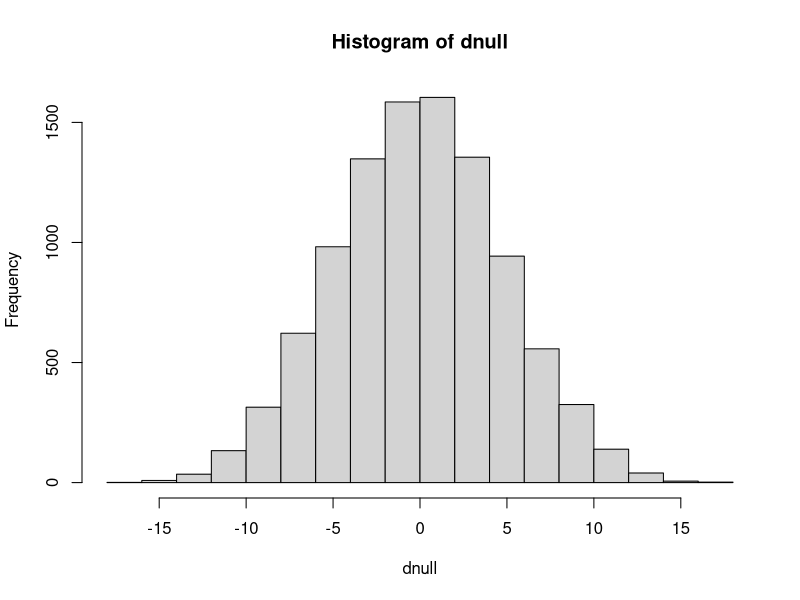
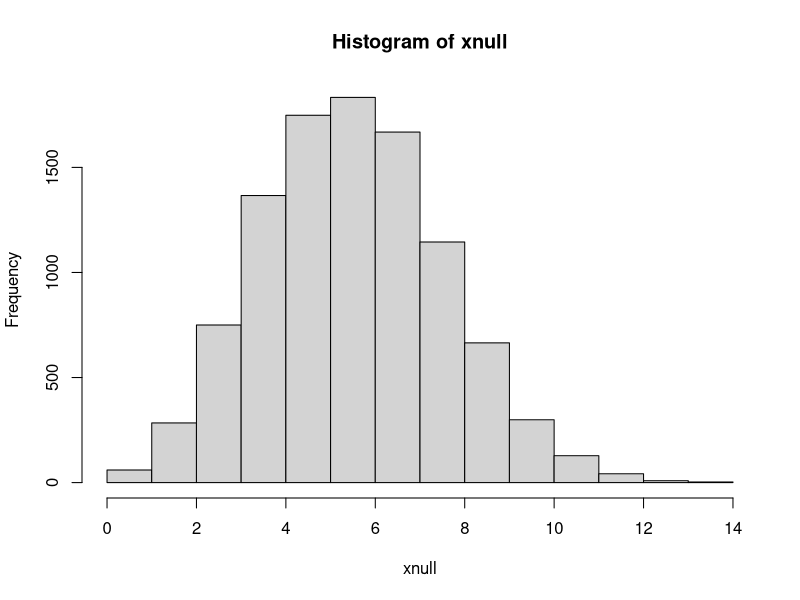
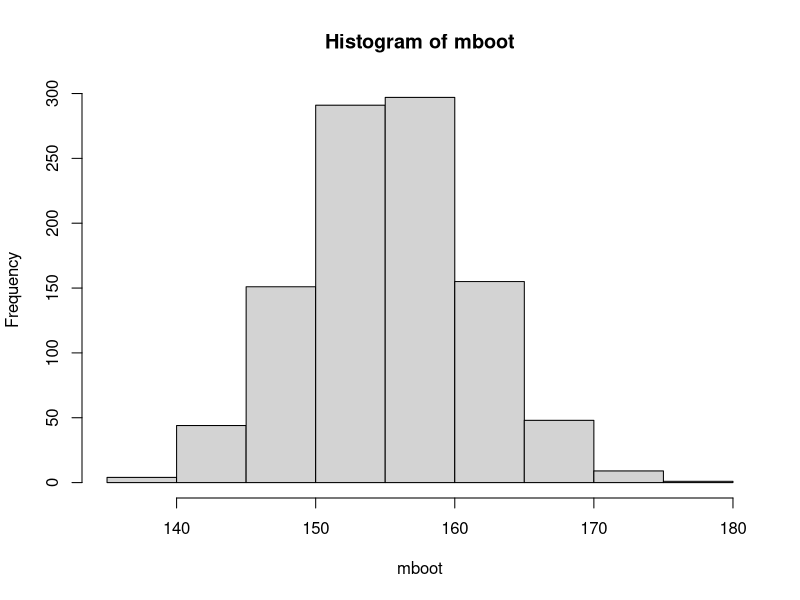
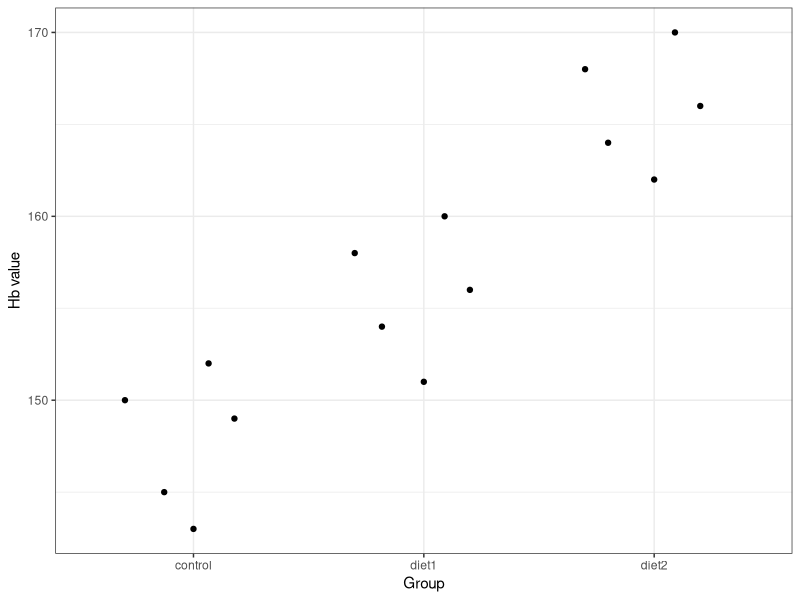
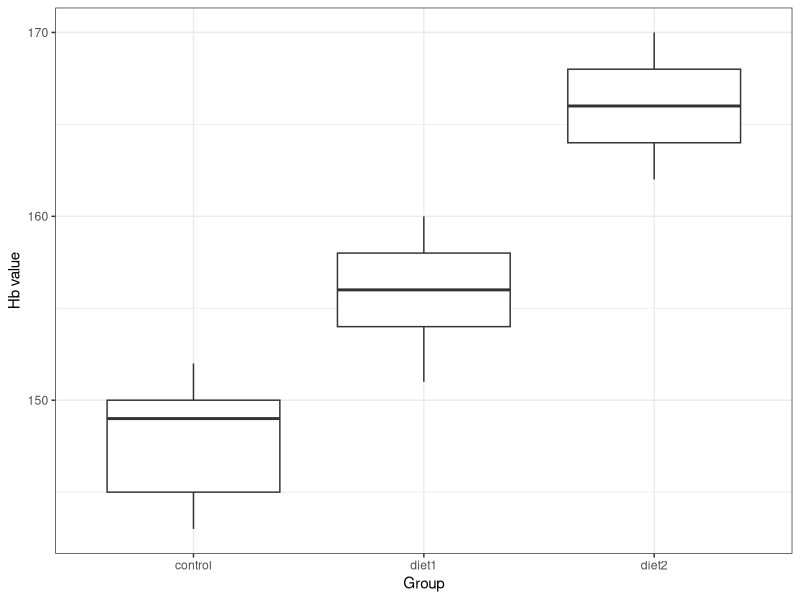
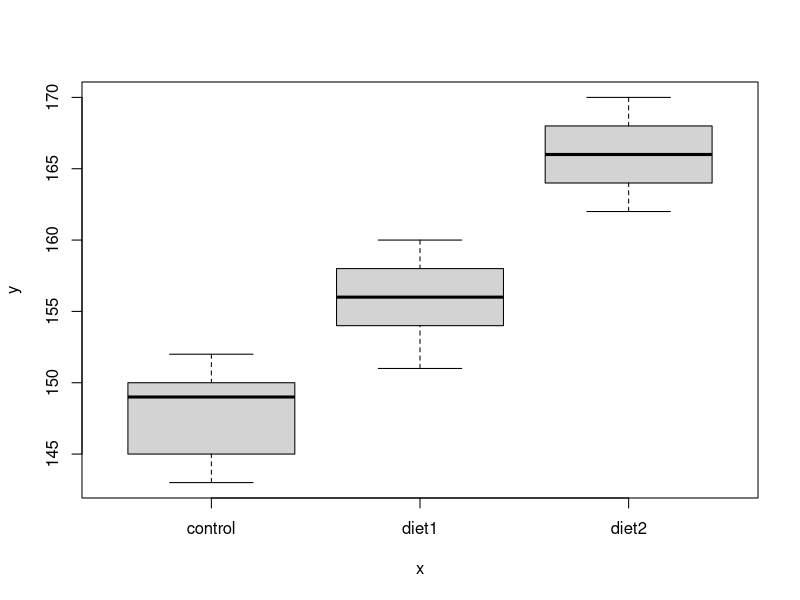
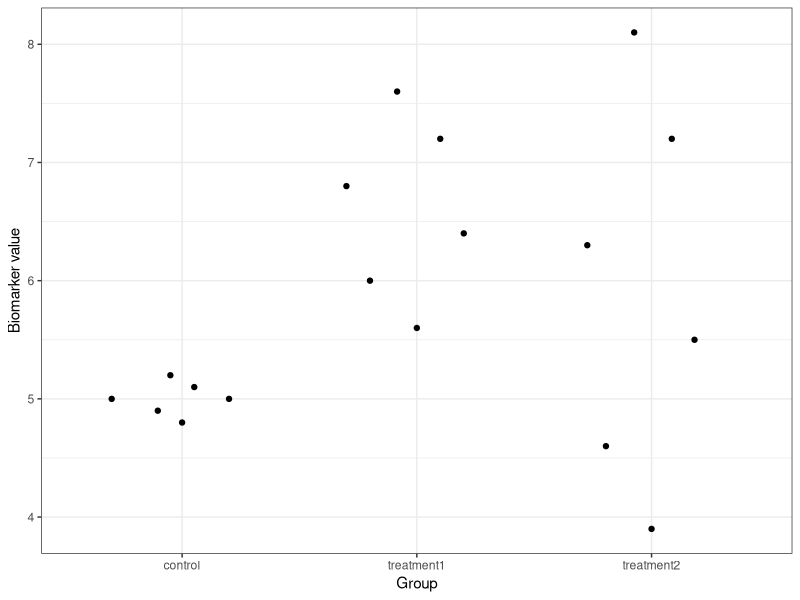

Here is the R script that generated these plots, in order:
## ---- chunk 1
ctrl <- c(197, 186, 157, 170, 193, 188, 175, 186, 177, 191, 168, 193, 191, 189, 188, 192, 179, 186, 197, 203)
iron <- c(187, 218, 196, 210, 206, 178, 181, 193, 172, 202, 169, 221, 183, 222, 185, 174, 192, 192, 162, 211)
## ---- chunk 2
miron <- mean(iron)
mctrl <- mean(ctrl)
(dobs <- miron - mctrl)
## ---- chunk 3
## Under null all observations are equivalent
allobs <- c(iron, ctrl)
dnull <- replicate(10000, {
  ## Permute the 40 observations and assign first 20 to the iron group
  x <- sample(allobs)
  d <- mean(x[1:20]) - mean(x[21:40])
})
hist(dnull)
## ---- chunk 4
(p <- mean(abs(dnull) >= abs(dobs)))
## ---- chunk 5
urn <- c(1,1,1,0,0,0,0,0,0,0)
xnull <- replicate(10000, sum(sample(urn, 20, replace=TRUE)))
hist(xnull)
## ---- chunk 6
xobs <- 9
(p <- mean(xnull>=xobs))
## ---- chunk 7
x <- c(154, 140, 147, 162, 172)
## sample mean
m <- mean(x)
## estimated standard error of the sample mean
SE <- sd(x)/sqrt(5)
## Observed value of the test statistic
(tobs <- (m - 140)/SE)
## ---- chunk 8
## P(T>tobs)
pt(tobs, df=4, lower.tail=FALSE)
## p = P(t>tobs) + P(t<-tobs) = 2 * P(t>tobs)
(p <- 2*pt(tobs, df=4, lower.tail=FALSE))
## ---- chunk 9
t.test(x, mu=140)
## ---- chunk 10
## Observed value of test statistic
(tobs <- (m-188)/SE)
## ---- chunk 11
## p=P(T<tobs)
(p <- pt(tobs, df=4, lower.tail=TRUE))
## ---- chunk 12
t.test(x, mu=188, alternative="less")
## ---- chunk 13
x <- c(154, 140, 147, 162, 172)
y <- c(123, 140, 137, 132, 127)
## Perform Welch's t-test with unequal variances
tt <- t.test(x, y, alternative="greater")
tt
## ---- chunk 14
x <- c(154, 140, 147, 162, 172)
m <- mean(x)
SE <- 16/sqrt(5)
zobs <- (m - 188)/SE
## ---- chunk 15
(p <- pnorm(zobs))
## ---- chunk 16
## 12 HF mice
xHF <- c(25, 30, 23, 18, 31, 24, 39, 26, 36, 29, 23, 32)
## 12 control mice
xN <- c(27, 25, 22, 23, 25, 37, 24, 26, 21, 26, 30, 24)
## ---- chunk 17
## Student's t-test with pooled variances
t.test(xHF, xN, var.equal=TRUE, alternative="greater")
## ---- chunk 18
## Unequal variances with Welch approximation to the degrees of freedom (the default)
t.test(xHF, xN, var.equal=FALSE, alternative="greater")
## ---- chunk 19
before <- c(154, 149, 162, 158, 171, 165, 160, 156)
after  <- c(146, 141, 153, 150, 163, 156, 152, 149)
## ---- chunk 20
t.test(after, before, paired=TRUE, alternative="less")
## ---- chunk 21
before <- c(154, 149, 162, 158, 171, 165, 160, 156)
after  <- c(146, 141, 153, 150, 163, 156, 152, 149)
## ---- chunk 22
t.test(after, before, paired=TRUE, alternative="less")
## ---- chunk 23
A <- c(2, 3, 1, 4, 2, 3, 2)
B <- c(5, 4, 6, 3, 5, 4, 6)
## ---- chunk 24
wilcox.test(A, B)
## ---- chunk 25
before <- c(8, 7, 6, 9, 8, 7, 9, 6)
after  <- c(6, 5, 5, 7, 7, 6, 8, 5)
## ---- chunk 26
wilcox.test(after, before, paired=TRUE, alternative="less")
## ---- chunk 27
1 - (1 - 0.05)^100
## ---- chunk 28
p <- c(0.0003, 0.001, 0.004, 0.012, 0.021, 0.049, 0.11, 0.24)
## ---- chunk 29
p.adjust(p, method="bonferroni")
p.adjust(p, method="BH")
## ---- chunk 30
obs <- c(145, 165, 134, 167, 158, 176, 156, 189, 143, 123)
mboot <- replicate(1000, {
  x <- sample(obs, size=10, replace=TRUE)
  mean(x)
})
hist(mboot)
## The 95% bootstrap interval is:
quantile(mboot, c(0.025, 0.975))
## ---- chunk 31
(m <- mean(obs))
## ---- chunk 32
(v <- var(obs))
## ---- chunk 33
(s <- sd(obs))
## ---- chunk 34
n <- length(obs)
tcrit <- qt(0.975, df=9)
##95% confidence interval 
c(m - tcrit*s/sqrt(n), m + tcrit*s/sqrt(n))
## ---- chunk 35
## 95% confidence interval
m <- 43
sigma <- 2.3
n <- 10
z <- qnorm(0.975)
c(m - z*sigma/sqrt(10), m + z*sigma/sqrt(10))
## ---- chunk 36
z <- qnorm(0.95)
c(m - z*sigma/sqrt(10), m + z*sigma/sqrt(10))
## ---- chunk 37
p <- 42/100
n <- 100
SE <- sqrt(p*(1-p)/n)
z <- qnorm(0.975)
#The approximate confidence interval for a proportion is
c(p - z*SE, p + z*SE)
## ---- chunk 38
p <- 0.42
n <- 100
SE <- sqrt(p*(1-p)/n)
z <- qnorm(0.95)
c(p - z*SE, p + z*SE)
## ---- chunk 39
z <- qnorm(0.995)
c(p - z*SE, p + z*SE)
## ---- chunk 40
p <- 25/150
n <- 150
z <-qnorm(0.975)
SE <- sqrt(p*(1-p)/n)
## 95% CI
c(p - z*SE, p + z*SE)
## ---- chunk 41
library(tidyverse)
library(ggbeeswarm)
## ---- chunk 42
ctrl <- c(145, 152, 149, 143, 150)
diet1 <- c(154, 158, 160, 151, 156)
diet2 <- c(166, 162, 170, 168, 164)
##Combine in a data frame
df <- data.frame(
  Hb = c(ctrl, diet1, diet2),
  group = factor(rep(c("control", "diet1", "diet2"), each=5))
)
## ---- chunk 43
## Using a beeswarm like plot
df |> ggplot(aes(x = group, y = Hb)) + geom_quasirandom() + theme_bw() + xlab("Group") + ylab("Hb value")
## Using a boxplot
df |> ggplot(aes(x = group, y = Hb)) + geom_boxplot() + theme_bw() + xlab("Group") + ylab("Hb value")
## Can also be done using plot
plot(df$group, df$Hb)
## ---- chunk 44
fit <- aov(Hb ~ group, data = df)
summary(fit)
## ---- chunk 45
TukeyHSD(fit)
## ---- chunk 46
ctrl <- c(4.8, 4.9, 5.0, 5.0, 5.1, 5.2)
trt1 <- c(5.6, 6.0, 6.4, 6.8, 7.2, 7.6)
trt2 <- c(3.9, 4.6, 5.5, 6.3, 7.2, 8.1)

df2 <- data.frame(
  biomarker = c(ctrl, trt1, trt2),
  group = factor(rep(c("control", "treatment1", "treatment2"), each=6))
)

df2 |> ggplot(aes(x = group, y = biomarker)) + geom_quasirandom() + theme_bw() + xlab("Group") + ylab("Biomarker value")
## ---- chunk 47
kruskal.test(biomarker ~ group, data = df2)
